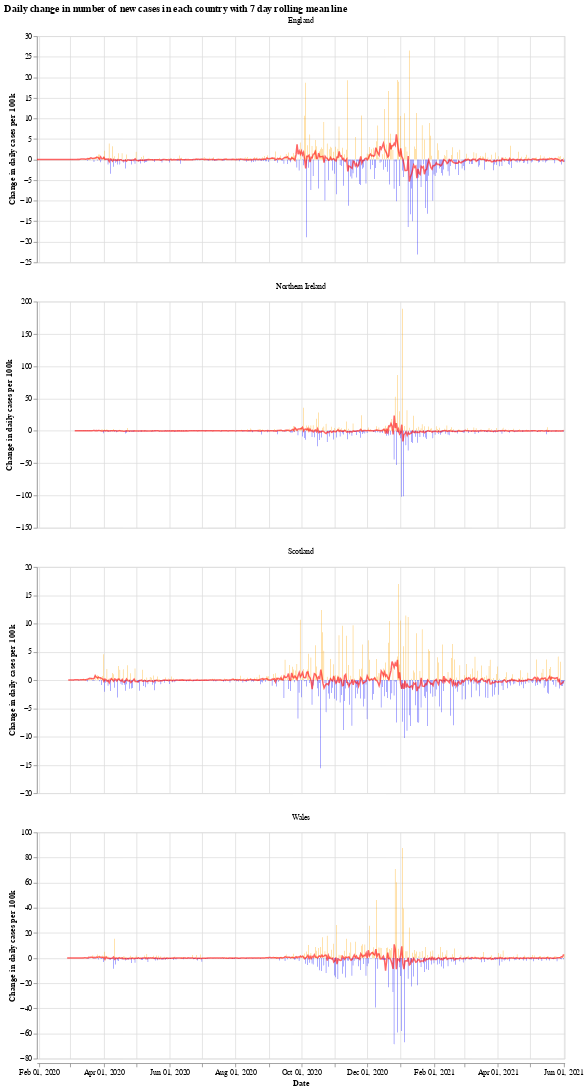

The notebook cell saved with this chart:
### Markdown cell above
We will use the Python library `Altair` for visualising the data, see the [altair docs](https://altair-viz.github.io/) for more information.

First we have a graph which shows the daily change in the number of new cases for each country. This number jumps up and down all over the place, which is likely due to delay in reporting of new cases over the weekend. Another interesting thing is that it looks like the daily cases in Wales experienced a much shorter period of calm over the summer (calm in the sense of daily cases not jumping up and down).

The orange bars are days when the number of new cases (per 100k population) was more than the previous day, while the blue are days when the number of new cases dropped. The red line is the 7 day moving average. 

When the moving average line is below 0, it means that there is a consistent drop in new cases. We can see this clearly happening around the times that lockdowns were introduced (though, to varying degrees). I will update the graphs soon with a marker of when each lockdown started.

### Code cell
# collapse
import altair as alt

bars = alt.Chart(uk_cases).mark_bar().encode(
    x=alt.X("yearmonthdate(date):T", axis=alt.Axis(title='Date')),
    y=alt.Y("casesChangeRate:Q", axis=alt.Axis(title='Change in daily cases per 100k')),
    tooltip='casesChange',
    color=alt.condition(
        alt.datum.casesChangeRate > 0,
        alt.value("orange"),  # The positive color
        alt.value("blue")  # The negative color
    )
).properties(title='Daily change in number of new cases with 7 day rolling mean',width=700).interactive()

line = alt.Chart(uk_cases).mark_line(
    color='red',
    size=2,
    opacity=0.6
).transform_window(
    rolling_mean='mean(casesChangeRate)',
    frame=[0, 7],
    groupby=['areaName']
).encode(
    x='yearmonthdate(date):T',
    y='rolling_mean:Q'
)

alt.layer(bars, line, data=uk_cases).facet(alt.Column(
    'areaName', title=''), columns=1).resolve_scale(y='independent').properties(title='Daily change in number of new cases in each country with 7 day rolling mean line')

### Figure 1 — Vega-Lite specification as saved in the notebook (floating-point values rounded to 4 significant figures; data arrays with more than 128 entries replaced by an {"elided": "..."} marker saying what was removed)
{"config": {"view": {"continuousWidth": 400, "continuousHeight": 300}}, "data": {"name": "data-dca110974791b291d64fa0f4d9b093e1"}, "facet": {"type": "nominal", "field": "areaName", "title": ""}, "spec": {"layer": [{"mark": "bar", "encoding": {"color": {"condition": {"value": "orange", "test": "(datum.casesChangeRate > 0)"}, "value": "blue"}, "tooltip": {"type": "quantitative", "field": "casesChange"}, "x": {"type": "temporal", "axis": {"title": "Date"}, "field": "date", "timeUnit": "yearmonthdate"}, "y": {"type": "quantitative", "axis": {"title": "Change in daily cases per 100k"}, "field": "casesChangeRate"}}, "selection": {"selector001": {"type": "interval", "bind": "scales", "encodings": ["x", "y"]}}, "title": "Daily change in number of new cases with 7 day rolling mean", "width": 700}, {"mark": {"type": "line", "color": "red", "opacity": 0.6, "size": 2}, "encoding": {"x": {"type": "temporal", "field": "date", "timeUnit": "yearmonthdate"}, "y": {"type": "quantitative", "field": "rolling_mean"}}, "transform": [{"window": [{"op": "mean", "field": "casesChangeRate", "as": "rolling_mean"}], "frame": [0, 7], "groupby": ["areaName"]}]}]}, "columns": 1, "resolve": {"scale": {"y": "independent"}}, "title": "Daily change in number of new cases in each country with 7 day rolling mean line", "$schema": "https://vega.github.io/schema/vega-lite/v4.8.1.json", "datasets": {"data-dca110974791b291d64fa0f4d9b093e1": {"elided": "1864 records"}}}
